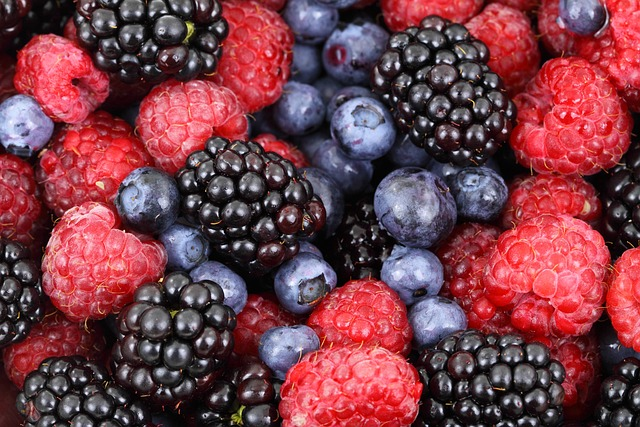
#> input picture sobel_filters/berries.jpeg, 640 x 427 px
$ python sobel-first-filter.py
#> lines starting #> are read from the running program, lines starting #| are printed output that depends on the picture
from PIL import Image

img = Image.open("berries.jpeg")
#> img is the input picture: PIL image 640x427 RGB; mean R, G, B 120, 62.3, 72.7
grayscale_image = img.convert('L')
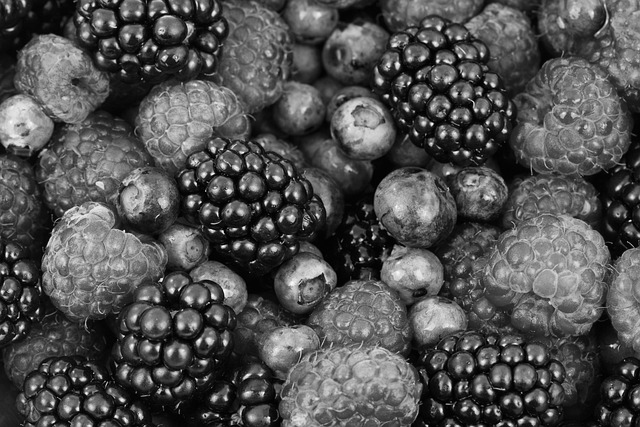
#> grayscale_image: PIL image 640x427 L; min 0, max 254, mean 80.7
grayscale_image.save('grayscale-berries.jpeg')

first_image = grayscale_image

width, height = grayscale_image.size
#> width = 640; height = 427
first_filter = [[-1,-2,-1],[0,0,0],[1,2,1]]

for i in range(1, width - 2):
    for j in range(1, height - 2):
        first_image_new_value = 0

        for k in range(3):
            for l in range(3):
                first_image_new_value += grayscale_image.getpixel((k+i,l+j)) * first_filter[k][l]

        if (first_image_new_value < 0):
            first_image_new_value = 0

        first_image.putpixel((i,j), first_image_new_value)
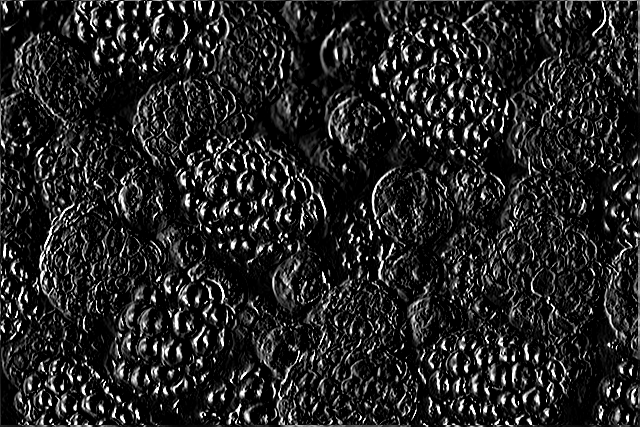
#> first_image: PIL image 640x427 L; min 0, max 255, mean 35.5

first_image.save("first-sobel-berries.jpeg")
